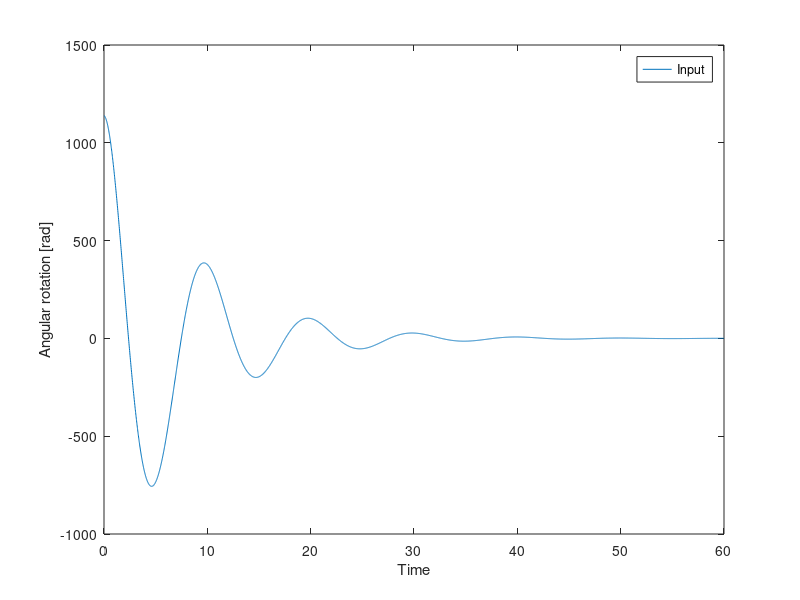
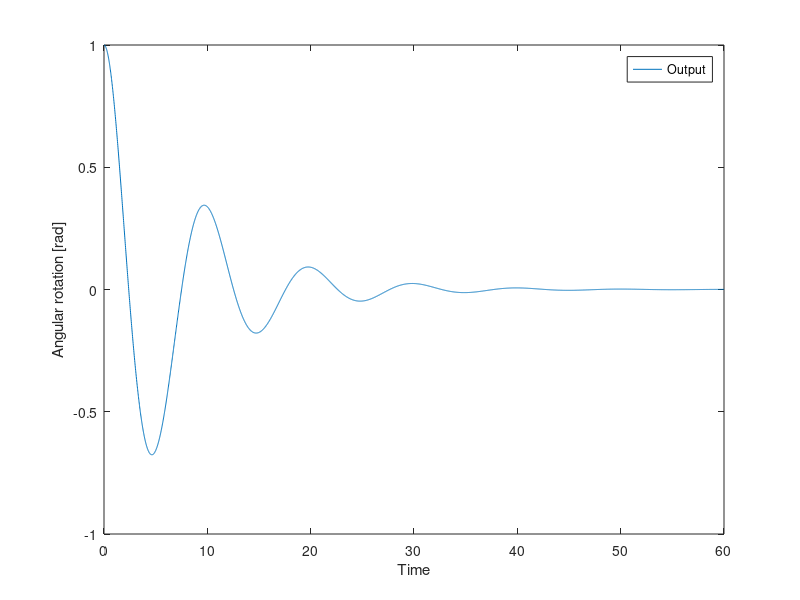
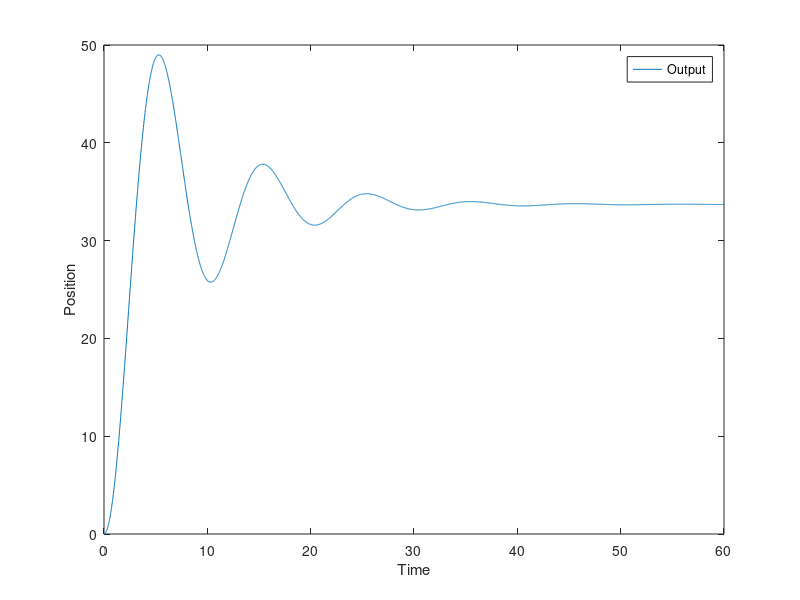
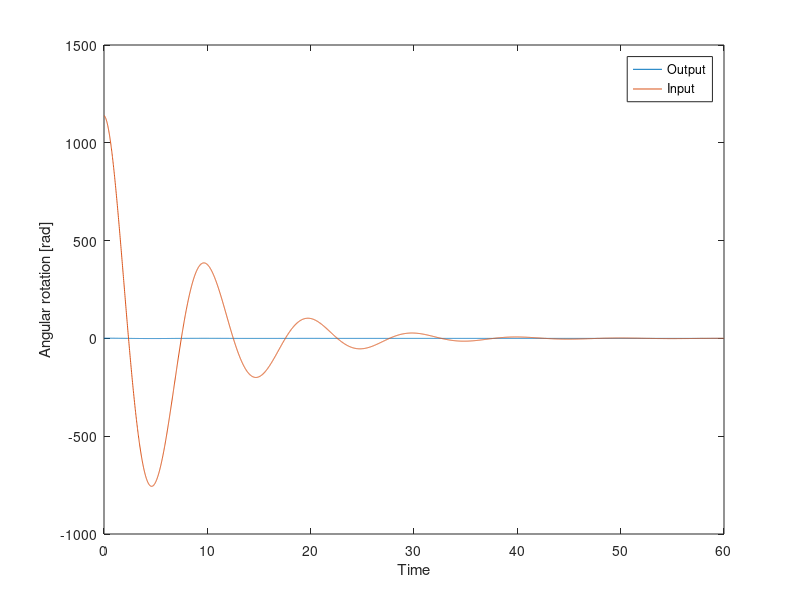

Here is the MATLAB script that generated these plots, in order: (Note: this script raises an error after producing the figures.)
clear all
clc

m=10;
M=100;
L=1;
g=9.81;

KD = -100
KI = -30
KP = -((M+m)*g)-((KI/KD)*M*L)-30


r = 0;
fun = @(t,x) [x(2); -m*g*x(4)/M; x(4); x(5); (M+m)*g*x(4)/(M*L)]+ (-KP*x(4)-KI*x(3)-KD*x(5))*[0; 1/M; 0; 0; -1/(M*L)];
T = linspace(0, 4*15, 4*1e3);
x0 = [0; 0; 0; 1; 0];
[t, Y] = ode45(@(t,x) fun(t,x), T, x0);

u = (-KP.*Y(:,4)) + (-KI.*Y(:,3)) + (-KD.*Y(:,5));


figure;
plot(t, u);
xlabel('Time'); ylabel('Angular rotation [rad]');
legend(["Input"]);
figure;
plot(t, Y(:,4));
xlabel('Time'); ylabel('Angular rotation [rad]');
legend(["Output"]);
figure;
plot(t, Y(:,1));
xlabel('Time'); ylabel('Position');
legend(["Output"]);
figure;
plot(t, Y(:,4), t, u);
xlabel('Time'); ylabel('Angular rotation [rad]');
legend(["Output"], ["Input"]);

syms x;
digits(6)
eqn = M*L*x^3-KD*x^2-((M+m)*g+KP)*x-KI == 0;
s = solve(eqn,x);
vpa(s)
 
num1 = [-1/(M*L)]; 
den1 = [1 0 -(M+m)*g/(M*L)]; 
G = tf(num1,den1);
 
C = pid(KP,KI,KD)
 
sys = series(C,G);
T_sys = feedback(sys,1)

[num] = T_sys.num;
num = cell2mat(num);
 
[den] = T_sys.den;
den = cell2mat(den);
 
pole(T_sys)

figure
zplane(num,den);




